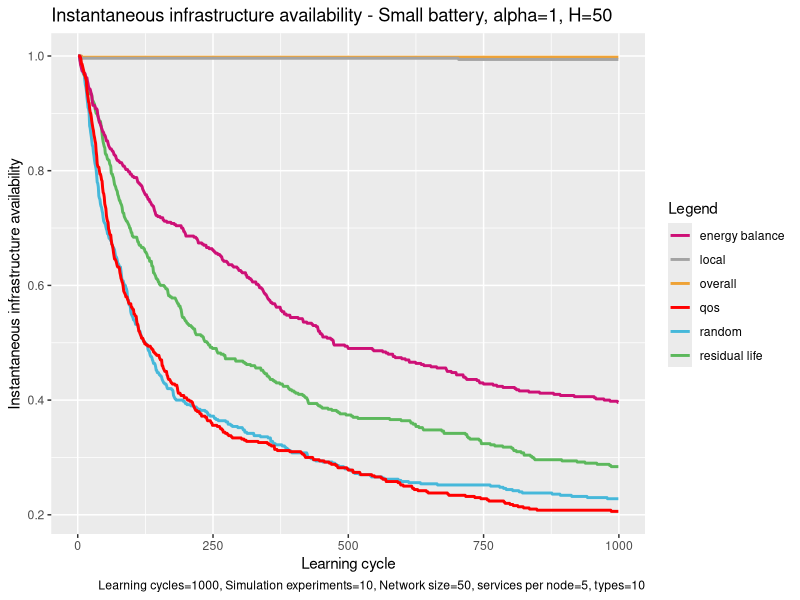

Recreate this plot in R.
# execute all lines: ctrl + shift + enter

library(ggplot2)

# set working directory here
setwd(dirname(rstudioapi::getSourceEditorContext()$path))

overall <- read.table("exp_assembly_overall_energy_template.txt", 
                      header = F,
                      sep = " ",
                      col.names= c("overallx", "overally")
)

random <- read.table("exp_assembly_random.txt", 
                     header = F,
                     sep = " ",
                     col.names= c("randomx", "randomy")
)

res <- read.table("exp_assembly_residual_life_template.txt", 
                  header = F,
                  sep = " ",
                  col.names= c("resx","resy")
)

local <- read.table("exp_assembly_local_energy_template.txt", 
                    header = F,
                    sep = " ",
                    col.names= c("locx","locy")
)

learning <- read.table("exp_assembly_energyAware.txt", 
                          header = F,
                          sep = " ",
                          col.names= c("enx","eny")
)

qos <- read.table("exp_assembly_QoS.txt", 
                       header = F,
                       sep = " ",
                       col.names= c("qosx","qosy")
)


overall_x <- overall$overallx
overall_y <- overall$overally

random_y <- random$randomy
res_y <- res$resy
local_y <- local$locy
energyAware_y <- learning$eny
qos_y <- qos$qosy

head(overall)

colors <- c("overall" = "#EEA236", "residual life" = "#5CB85C", "random" = "#46B8DA", "local"="gray64", "energy balance"="deeppink3", "qos"="#FF0000")

ggplot(data=local, aes(x=overall_x, col = group)) + 
  
  geom_line(aes(y = overall_y, color = "overall"), size = 1) +
  geom_line(aes(y = res_y, color = "residual life"), size = 1) +
  geom_line(aes(y = random_y, color = "random"), size = 1) +
  geom_line(aes(y = local_y, color = "local"), size = 1) +
  geom_line(aes(y = energyAware_y, color = "energy balance"), size = 1) +
  geom_line(aes(y = qos_y, color = "qos"), size = 1) +
  
  labs(x = "Learning cycle",
       y = "Instantaneous infrastructure availability",
       color = "Legend",
       title = "Instantaneous infrastructure availability - Small battery, alpha=1, H=50", 
       caption = "Learning cycles=1000, Simulation experiments=10, Network size=50, services per node=5, types=10") +
  
  scale_color_manual(values = colors)
